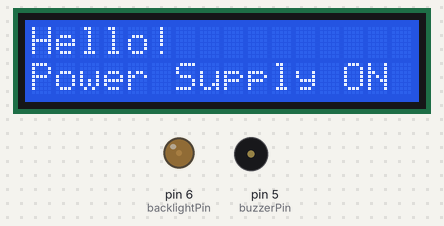
Simulated run of this sketch. Board: Arduino Uno, built with avr-gcc and run on an emulated ATmega328P. On the bench: 16×2 character LCD, output pins drawn as LEDs (lit = HIGH), buzzer (waves = sounding, pin HIGH).

Above: at 4.5 s.
Timing chart, 0 to 6.0 s (numbered marks = the images above):
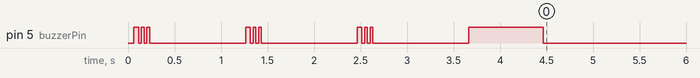

The sketch:

Lab-Bench-Power-Supply.ino
```cpp
#include <Wire.h>
#include <LiquidCrystal_I2C.h>

LiquidCrystal_I2C lcd(0x27, 16, 2);  // Initialize LCD with I2C address
const int buzzerPin = 5;  // Define buzzer pin
const int backlightPin = 6;  // Pin for controlling the backlight

void beep(int duration) {
  digitalWrite(buzzerPin, HIGH);  // Turn on buzzer
  delay(duration);                // Buzzer on for specified duration
  digitalWrite(buzzerPin, LOW);   // Turn off buzzer
  delay(30);                      // Short pause between beeps
}

void playStartupBeep() {
  // PC-like startup beep sequence using beep() function
  beep(50);  // Short beep
  beep(30);  // Short beep
  beep(30);  // Short beep

  delay(1000);  // Pause before the second sequence

  beep(50);  // Short beep
  beep(30);  // Short beep
  beep(30);  // Short beep

  delay(1000);  // Pause before the third sequence

  beep(50);  // Short beep
  beep(30);  // Short beep
  beep(30);  // Short beep

  delay(1000);  // Pause before the final long beep

  digitalWrite(buzzerPin, HIGH);  // Long beep
  delay(800);  // Long beep duration
  digitalWrite(buzzerPin, LOW);   // Turn off buzzer
}

void setup() {
  pinMode(buzzerPin, OUTPUT);  // Set buzzer pin as output
  pinMode(backlightPin, OUTPUT);  // Set backlight pin as output

  lcd.init();
  lcd.backlight();  // Turn on the backlight by default

  // Adjust backlight brightness using PWM (0 to 255)
  analogWrite(backlightPin, 25);  // Set the brightness to 50% (range: 0 to 255)

  // Play PC-like startup beep
  playStartupBeep();

  // Display hello message
  lcd.setCursor(0, 0);
  lcd.print("Hello!");
  lcd.setCursor(0, 1);
  lcd.print("Power Supply ON");
}

void loop() {
  // The loop() function is left empty because the startup sound and message are only needed once
}
```
